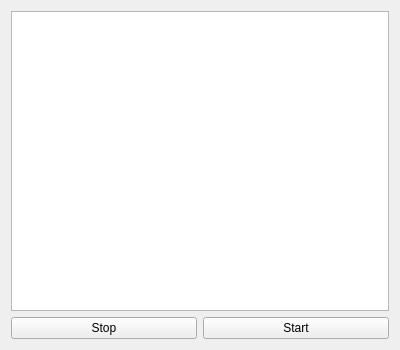
<?xml version="1.0" encoding="UTF-8"?>
<ui version="4.0">
 <class>MainWindow</class>
 <widget class="QMainWindow" name="MainWindow">
  <property name="geometry">
   <rect>
    <x>0</x>
    <y>0</y>
    <width>400</width>
    <height>350</height>
   </rect>
  </property>
  <property name="minimumSize">
   <size>
    <width>400</width>
    <height>350</height>
   </size>
  </property>
  <property name="maximumSize">
   <size>
    <width>400</width>
    <height>350</height>
   </size>
  </property>
  <property name="windowTitle">
   <string>Sea Battle Server</string>
  </property>
  <widget class="QWidget" name="centralWidget">
   <layout class="QVBoxLayout" name="verticalLayout">
    <item>
     <layout class="QGridLayout" name="gridLayout">
      <item row="1" column="0">
       <layout class="QHBoxLayout" name="horizontalLayout">
        <item>
         <widget class="QPushButton" name="stop_bt">
          <property name="text">
           <string>Stop</string>
          </property>
         </widget>
        </item>
        <item>
         <widget class="QPushButton" name="start_bt">
          <property name="text">
           <string>Start</string>
          </property>
         </widget>
        </item>
       </layout>
      </item>
      <item row="0" column="0">
       <widget class="QTextEdit" name="textEdit">
        <property name="readOnly">
         <bool>true</bool>
        </property>
       </widget>
      </item>
     </layout>
    </item>
   </layout>
  </widget>
 </widget>
 <layoutdefault spacing="6" margin="11"/>
 <resources/>
 <connections/>
</ui>
